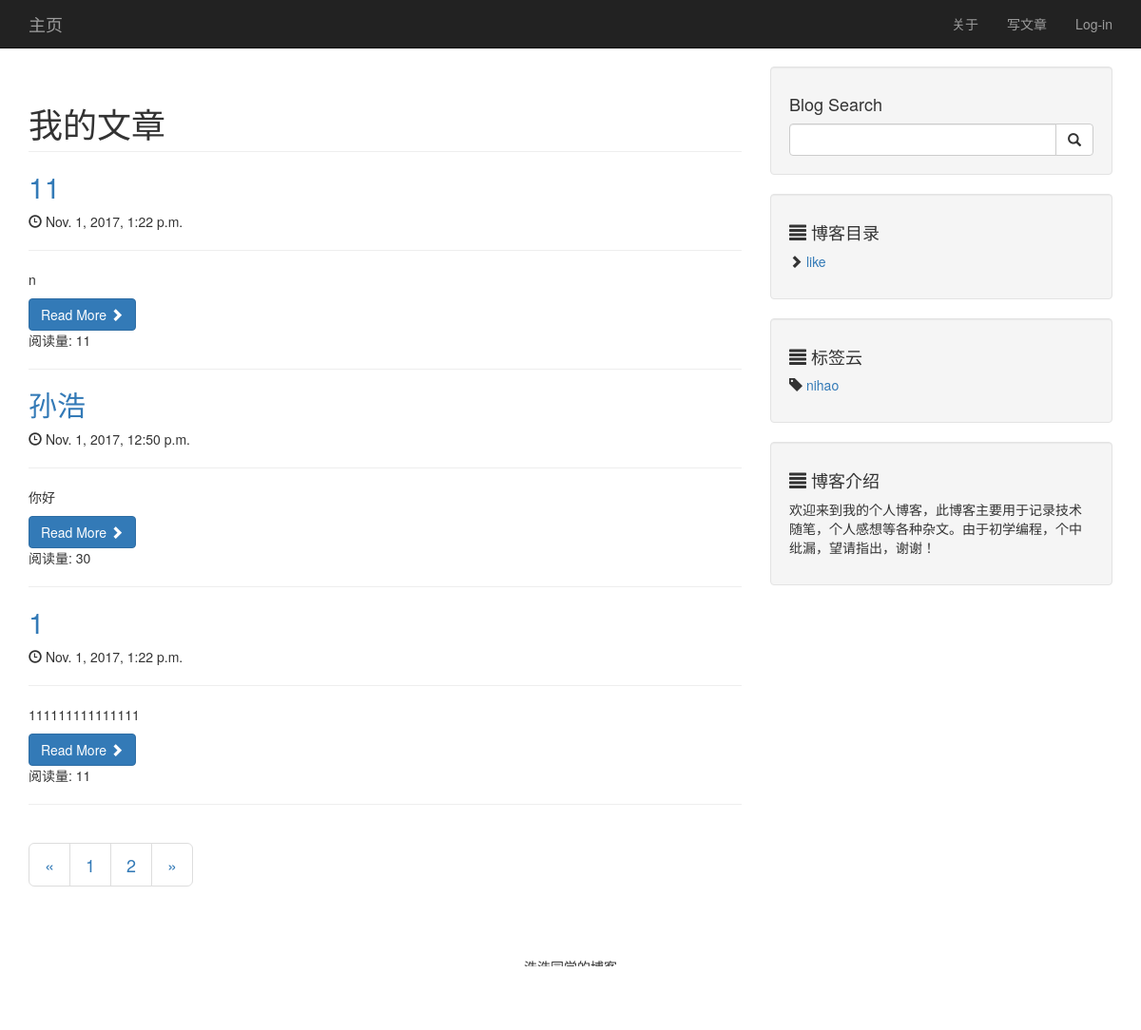
Before: / with the older database file.
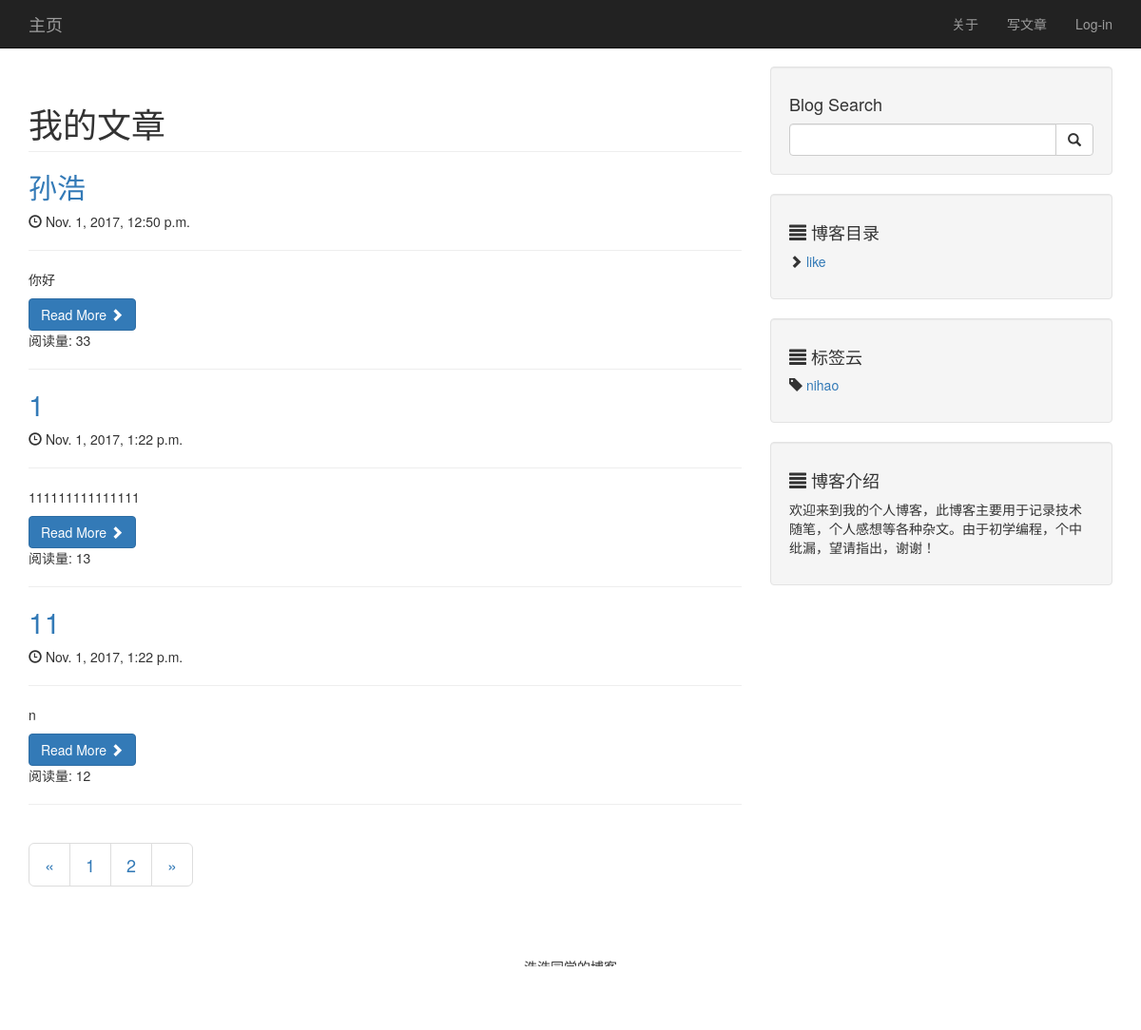
After: the same page with the newer database file.
### blog/models.py (models this page shows, shortened)
class Article(models.Model):
    STATUS_CHOICES = (
        ('draft', 'Draft'),
        ('publish', 'Published'),
    )
    title = models.CharField('标题', max_length=100)
    body = models.TextField('正文')
    created_time = models.DateTimeField('创建时间', auto_now_add=True)
    last_modified_time = models.DateTimeField('修改时间', auto_now=True)
    status = models.CharField('文章状态', max_length=10,choices=STATUS_CHOICES)
    abstract = models.CharField('摘要', max_length=54, blank=True, null=True,
                                help_text="可选项，若为空格则摘取正文钱54个字符")
    views = models.PositiveIntegerField('浏览量', default=0)
    likes = models.PositiveIntegerField('点赞数', default=0)
    topped = models.BooleanField('置顶', default=False)
    category = models.ForeignKey('Category', verbose_name='分类',
                                 null=True,
                                 on_delete=models.SET_NULL)
    tags = models.ManyToManyField('Tag', verbose_name='标签集合', blank=True)
    class Meta:
        ordering = ['-last_modified_time']

class Category(models.Model):
    name = models.CharField('类名', max_length=20)
    created_time = models.DateTimeField('创建时间', auto_now_add=True)
    last_modified_time = models.DateTimeField('修改时间', auto_now=True)

class Tag(models.Model):
    name = models.CharField('标签名', max_length=20)
    created_time = models.DateTimeField('创建时间', auto_now_add=True)
    last_modified_time = models.DateTimeField('修改时间', auto_now=True)

### blog/views.py (the view)
# urls.py: url(r'^$', views.IndexView.as_view(), name='index'),
class IndexView(ListView):
    template_name = 'blog/index.html'
    context_object_name = "article_list"
    def get_queryset(self):
        article_list = Article.objects.filter(status='publish')
        for article in article_list:
            article.body = markdown.markdown(article.body,)
        return article_list
    def get_context_data(self, **kwargs):
        kwargs['category_list'] = Category.objects.all().order_by('name')
        kwargs['tag_list'] = Tag.objects.all().order_by('name')
        return super(IndexView, self).get_context_data(**kwargs)

### blog/templates/blog/index.html (shortened to what this page needs)
{% extends 'blog/base.html' %}
{% block content %}
<div class="container">
    <div class="row">
        <div class="col-md-8">
            <h1 class="page-header">
                {% if cate_name %}
                    分类：{{ cate_name }}
                {% elif tag_name %}
                    标签: {{ tag_name }}
                {% else %}
                    我的文章
                {% endif %}
            </h1>
            <div>
                {% load paginate_tags %}
                {% for article in article_list %}
                <div>
                    <h2>
                        <a href="{% url 'blog:detail' article.pk %}">{{ article.title }}</a>
                    </h2>
                    <p><span class="glyphicon glyphicon-time"></span> {{ article.created_time }}<p>
                    <hr>
                    <p>{{ article.body | safe | truncatewords:10}}</p>
                </div>
                <div><a class="btn btn-primary" href="{% url 'blog:detail' article.pk %}">Read More <span class="glyphicon glyphicon-chevron-right"></span></a></div>
                <span class="post-views">阅读量: {{ article.views }}</span>
                <hr>
                {% endfor %}
            </div>
            <div>
                {% include 'blog/pagination.html' %}
            </div>
        </div>
        <div class="col-md-4">
            <div class="well">
                <h4>Blog Search</h4>
                <form action="/search/" method="get">
                    <div class="input-group">
                        <input type="text" name="search_for" class="form-control">
                        <span class="input-group-btn">
                            <button class="btn btn-default" type="submit">
                                <span class="glyphicon glyphicon-search"></span>
                        </button>
                        </span>
                    </div>
                </form>
            </div>
            {% include "blog/category.html" %}
            <div class="well">
                <h4><span class="glyphicon glyphicon-align-justify"></span>    博客介绍</h4>
                <p>欢迎来到我的个人博客，此博客主要用于记录技术随笔，个人感想等各种杂文。由于初学编程，个中纰漏，望请指出，谢谢！</p>
            </div>
        </div>
    </div>
</div>
{% endblock content %}

### blog/templates/blog/base.html (shortened to what this page needs)
{% load staticfiles %}
<!DOCTYPE html>
<html lang="en">
<head>
    <link href="{% static 'css/bootstrap.min.css' %}" rel="stylesheet">
    <link href="{% static 'css/blog-home.css' %}" rel="stylesheet">
</head>
<body>
    <nav class="navbar navbar-inverse navbar-fixed-top" role="navigation">
        <div class="container">
            <div class="navbar-header">
                <a class="navbar-brand" href="{% url 'blog:index' %}">主页</a>
            </div>
            <div class="collapse navbar-collapse" id="bs-example-navbar-collapse-1">
                <ul class="nav navbar-nav navbar-right">
                    <li>
                        <a href="{% url 'blog:about_me' %}">关于</a>
                    </li>
                    <li>
                        <a href="{% url 'blog:add' %}">写文章</a>
                    </li>
                    <li>
                        {% if request.user.is_authenticated %}
                            <a href="{% url 'blog:logout' %}">Logout</a>
                        {% else %}
                            <a href="{% url 'blog:login' %}">Log-in</a>
                        {% endif %}
                </ul>
            </div>
        </div>
    </nav>
    {% block content %}{% endblock content %}
    <footer>
        <div class="row">
            <div class="col-lg-12">
                <p style="text-align: center;">浩浩同学的博客</p>
            </div>
            <div class="col-lg-12" style="text-align: center;">
                <a href="https://github.com/sun474473556/">Github</a>
            </div>
        </div>
    </footer>
</body>
</html>

### blog/templates/blog/pagination.html
<ul class='pagination pagination-lg'>
    {% if article_list.has_previous %}
        <li><a href="?page={{ article_list.previous_page_number }}">&laquo;</a></li>
    {% else %}
        <li><a class="'disabled">&laquo;</a></li>
    {% endif %}
    {% for page in pages %}
        <li><a href="?page={{ page }}">{{ page }}</a></li>
    {% endfor %}
    {% if article_list.has_next %}
        <li><a href="?page={{ article_list.next_page_number }}">&raquo;</a></li>
    {% else %}
        <li><a class="'disabled">&raquo;</a></li>
    {% endif %}
</ul>

### blog/templates/blog/category.html
<div class="well">
    <h4><span class="glyphicon glyphicon-align-justify"></span>    博客目录</h4>
    <div class="row">
        <div class="col-lg-6">
            <ul class="list-unstyled">
            {% for category in category_list %}
                <li class="cat-item"><span class="glyphicon glyphicon-chevron-right"></span><a
                        href="{% url 'blog:category' category.pk %}">    {{ category.name }}</a>
                </li>
            {% endfor %}
            </ul>
        </div>
    </div>
</div>
<div class="well">
    <h4><span class="glyphicon glyphicon-align-justify"></span>    标签云</h4>
    <div class="row">
        <div class="col-lg-6">
            <ul class="list-unstyled">
            {% for tag in tag_list %}
                <li class="cat-item"><span class="glyphicon glyphicon-tag"></span><a
                        href="{% url 'blog:tag' tag.pk %}">    {{ tag.name }}</a>
                </li>
            {% endfor %}
            </ul>
        </div>
    </div>
</div>

Changed rows visible on the page:
changed Article "孙浩": views "30" → "33"
changed Article (number 2 of 3 on the later page): views "11" → "13"
changed Article (number 3 of 3 on the later page): views "11" → "12"; moves down the list
